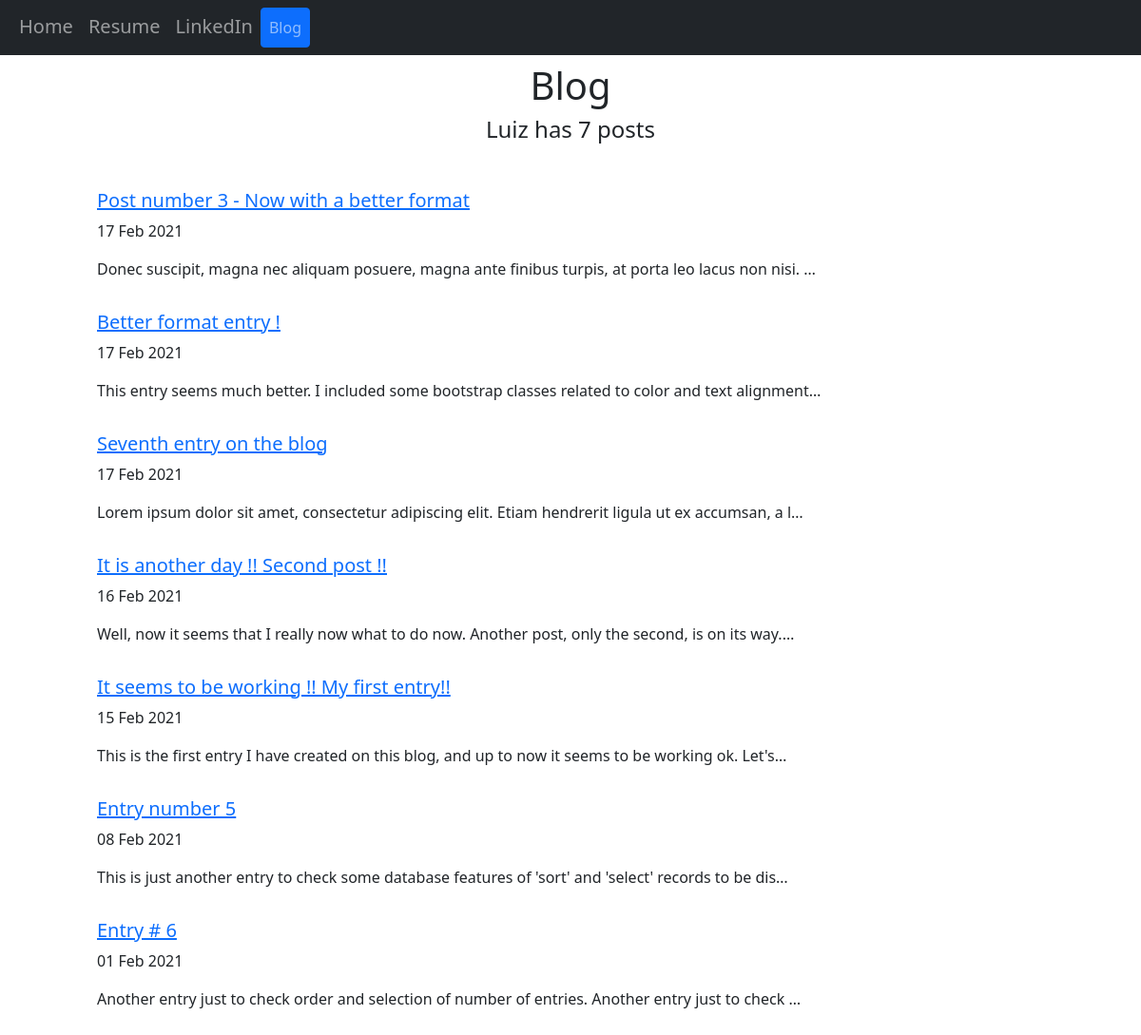
Screenshot of /blog/ with the database file from the repository.
### blog/models.py (models this page shows, shortened)
class Blog(models.Model):
    title = models.CharField(max_length=200)
    date = models.DateField()
    description = models.TextField()

### blog/views.py (the view)
# urls.py: path('', views.all_blogs, name='all_blogs'),
def all_blogs(request):
    blogs = Blog.objects.order_by('-date')
    return render(request, 'blog/all_blogs.html', {'blogs' : blogs})

### blog/templates/blog/all_blogs.html
{% extends 'base.html' %}
{% block content %}
<h1 class="text-center"> Blog</h1>
<h4 class="text-center">Luiz has {{ blogs.count }} post{{ blogs.count|pluralize }}</h4>
<br>
{% for blog in  blogs %}
<div class="row justify-content-center my-3">
  <div class="col-md-10">
        <a href="{% url 'blog:detail' blog.id %}">
            <h5>{{ blog.title }}</h5>
        </a>
        <p>{{ blog.date|date:'d M Y' }}</p>
        <p>{{ blog.description|striptags|truncatechars:100 }}</p>
    </div>
</div>
{% endfor %}
{% endblock %}

### rows the page displays
Blog: title "Post number 3 - Now with a better format", date "17 Feb 2021", description "Donec suscipit, magna nec aliquam posuere, magna ante finibus turpis, at porta leo lacus non nisi. …"
Blog: title "Better format entry !", date "17 Feb 2021", description "This entry seems much better. I included some bootstrap classes related to color and text alignment…"
Blog: title "Seventh entry on the blog", date "17 Feb 2021", description "Lorem ipsum dolor sit amet, consectetur adipiscing elit. Etiam hendrerit ligula ut ex accumsan, a l…"
Blog: title "It is another day !! Second post !!", date "16 Feb 2021", description "Well, now it seems that I really now what to do now. Another post, only the second, is on its way.…"
Blog: title "It seems to be working !! My first entry!!", date "15 Feb 2021", description "This is the first entry I have created on this blog, and up to now it seems to be working ok. Let's…"
Blog: title "Entry number 5", date "08 Feb 2021", description "This is just another entry to check some database features of 'sort' and 'select' records to be dis…"
Blog: title "Entry # 6", date "01 Feb 2021", description "Another entry just to check order and selection of number of entries. Another entry just to check …"

### other values shown
{{ blogs.count }} "7"
